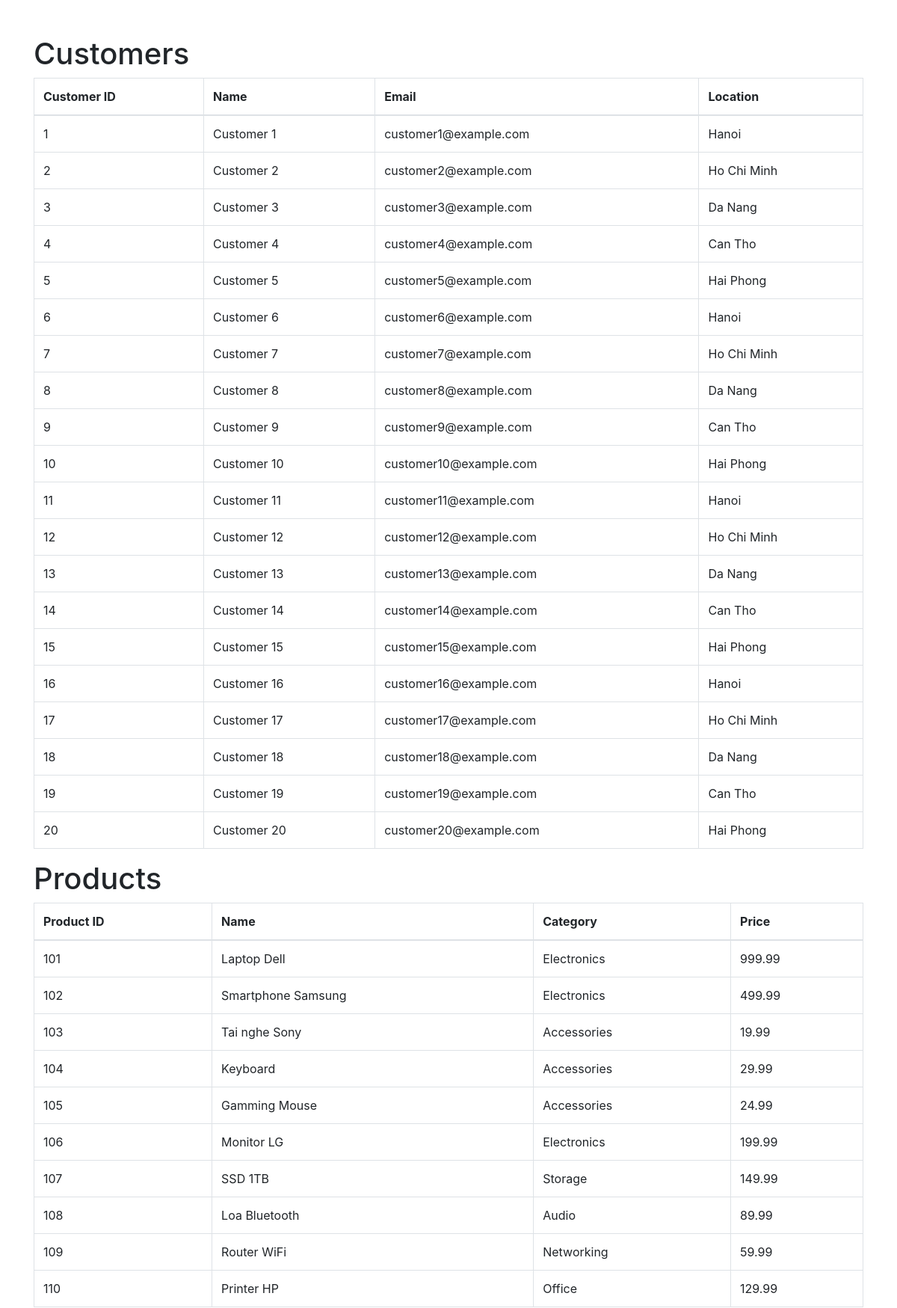
The app's page /display/ (upper part) with its own data.
### load/models.py (models this page shows, shortened)
class Customer(models.Model):
    customer_id = models.IntegerField(primary_key=True)
    name = models.CharField(max_length=255)
    email = models.EmailField(unique=True)
    location = models.CharField(max_length=255)

class Product(models.Model):
    product_id = models.IntegerField(primary_key=True)
    name = models.CharField(max_length=255)
    category = models.CharField(max_length=255)
    price = models.DecimalField(max_digits=10, decimal_places=2)

### load/views.py (the view)
# urls.py: path('display/', views.display_data, name='display'),
def display_data(request):
    customers = Customer.objects.all()
    products = Product.objects.all()
    orders = Order.objects.all()
    return render(request, 'display.html', {'customers': customers, 'products': products, 'orders': orders})

### load/templates/display.html (shortened to what this page needs)
<!DOCTYPE html>
<html lang="en">
<head>
    <link rel="stylesheet" href="https://stackpath.bootstrapcdn.com/bootstrap/4.5.2/css/bootstrap.min.css">
</head>
<body>
    <div class="container mt-5">
        <h1>Customers</h1>
        <table class="table table-bordered">
            <thead>
                <tr>
                    <th>Customer ID</th>
                    <th>Name</th>
                    <th>Email</th>
                    <th>Location</th>
                </tr>
            </thead>
            <tbody>
                {% for customer in customers %}
                <tr>
                    <td>{{ customer.customer_id }}</td>
                    <td>{{ customer.name }}</td>
                    <td>{{ customer.email }}</td>
                    <td>{{ customer.location }}</td>
                </tr>
                {% endfor %}
            </tbody>
        </table>
        <h1>Products</h1>
        <table class="table table-bordered">
            <thead>
                <tr>
                    <th>Product ID</th>
                    <th>Name</th>
                    <th>Category</th>
                    <th>Price</th>
                </tr>
            </thead>
            <tbody>
                {% for product in products %}
                <tr>
                    <td>{{ product.product_id }}</td>
                    <td>{{ product.name }}</td>
                    <td>{{ product.category }}</td>
                    <td>{{ product.price }}</td>
                </tr>
                {% endfor %}
            </tbody>
        </table>
    </div>
</body>
</html>

### records on screen
Customer: customer_id "1", name "Customer 1", email "customer1@example.com", location "Hanoi"
Customer: customer_id "2", name "Customer 2", email "customer2@example.com", location "Ho Chi Minh"
Customer: customer_id "3", name "Customer 3", email "customer3@example.com", location "Da Nang"
Customer: customer_id "4", name "Customer 4", email "customer4@example.com", location "Can Tho"
Customer: customer_id "5", name "Customer 5", email "customer5@example.com", location "Hai Phong"
Customer: customer_id "6", name "Customer 6", email "customer6@example.com", location "Hanoi"
Customer: customer_id "7", name "Customer 7", email "customer7@example.com", location "Ho Chi Minh"
Customer: customer_id "8", name "Customer 8", email "customer8@example.com", location "Da Nang"
Customer: customer_id "9", name "Customer 9", email "customer9@example.com", location "Can Tho"
Customer: customer_id "10", name "Customer 10", email "customer10@example.com", location "Hai Phong"
Customer: customer_id "11", name "Customer 11", email "customer11@example.com", location "Hanoi"
Customer: customer_id "12", name "Customer 12", email "customer12@example.com", location "Ho Chi Minh"
Customer: customer_id "13", name "Customer 13", email "customer13@example.com", location "Da Nang"
Customer: customer_id "14", name "Customer 14", email "customer14@example.com", location "Can Tho"
Customer: customer_id "15", name "Customer 15", email "customer15@example.com", location "Hai Phong"
Customer: customer_id "16", name "Customer 16", email "customer16@example.com", location "Hanoi"
Customer: customer_id "17", name "Customer 17", email "customer17@example.com", location "Ho Chi Minh"
Customer: customer_id "18", name "Customer 18", email "customer18@example.com", location "Da Nang"
Customer: customer_id "19", name "Customer 19", email "customer19@example.com", location "Can Tho"
Customer: customer_id "20", name "Customer 20", email "customer20@example.com", location "Hai Phong"
Product: product_id "101", name "Laptop Dell", category "Electronics", price "999.99"
Product: product_id "102", name "Smartphone Samsung", category "Electronics", price "499.99"
Product: product_id "103", name "Tai nghe Sony", category "Accessories", price "19.99"
Product: product_id "104", name "Keyboard", category "Accessories", price "29.99"
Product: product_id "105", name "Gamming Mouse", category "Accessories", price "24.99"
Product: product_id "106", name "Monitor LG", category "Electronics", price "199.99"
Product: product_id "107", name "SSD 1TB", category "Storage", price "149.99"
Product: product_id "108", name "Loa Bluetooth", category "Audio", price "89.99"
Product: product_id "109", name "Router WiFi", category "Networking", price "59.99"
Product: product_id "110", name "Printer HP", category "Office", price "129.99"
